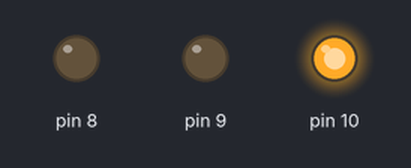
Simulated run of this sketch. Board: Arduino Uno, built with avr-gcc and run on an emulated ATmega328P. On the bench: output pins drawn as LEDs (lit = HIGH). Pins used as bus, display or sensor lines are not drawn.

Above: at 1.2 s.
At 3.6 s:
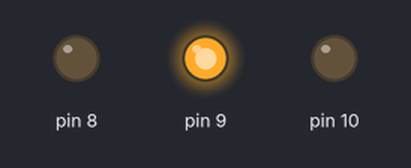
At 6.2 s:
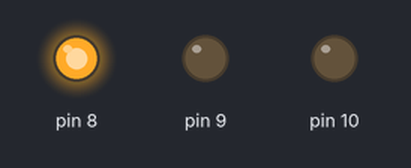
Timing chart, 0 to 9.9 s (numbered marks = the images above):
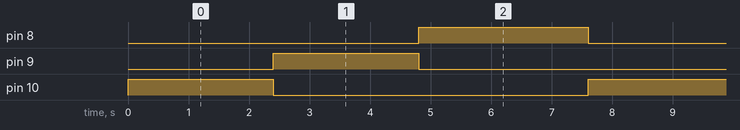

The sketch:

shift.ino
```cpp
#define clk 12
#define data A0
#define rst 11

void setup() {
	pinMode(clk, OUTPUT);
	pinMode(10, OUTPUT);
	pinMode(9, OUTPUT);
	pinMode(8, OUTPUT);
	pinMode(rst, OUTPUT);

	digitalWrite(clk, 0);
	digitalWrite(rst, 0);
	digitalWrite(rst, 1);
}

#define LEDBAR 8

void loop() {
	digitalWrite(10, 1);
	digitalWrite(9, 0);
	digitalWrite(8, 0);
	for(unsigned i=0; i != LEDBAR; i++) {
		digitalWrite(clk, 1);
		digitalWrite(clk, 0);
		delay(300);
	}
	digitalWrite(10, 0);
	digitalWrite(9, 1);
	digitalWrite(8, 0);
	for(unsigned i=0; i != LEDBAR; i++) {
		digitalWrite(clk, 1);
		digitalWrite(clk, 0);
		delay(300);
	}
	digitalWrite(10, 0);
	digitalWrite(9, 0);
	digitalWrite(8, 1);
	for(unsigned i=0; i != LEDBAR; i++) {
		digitalWrite(clk, 1);
		digitalWrite(clk, 0);
		delay(300);
	}


	delay(200);
	digitalWrite(rst, 0);
	digitalWrite(rst, 1);
	// delay(1000);
	// for(unsigned i=0; i != LEDBAR; i++) {
	// 	digitalWrite(data, 0);
	// 	digitalWrite(clk, 1);
	// 	digitalWrite(clk, 0);
	// 	delay(300);
	// }
	delay(200);
}
```

Measured:
- by itself, pin 8: alternates HIGH for 2.8 s and LOW for 4.8 s
- by itself, pin 9, pin 10: alternates HIGH for 2.4 s and LOW for 5.2 s
- by itself, everything shown: repeats every 7.6 s, in 3 steps
